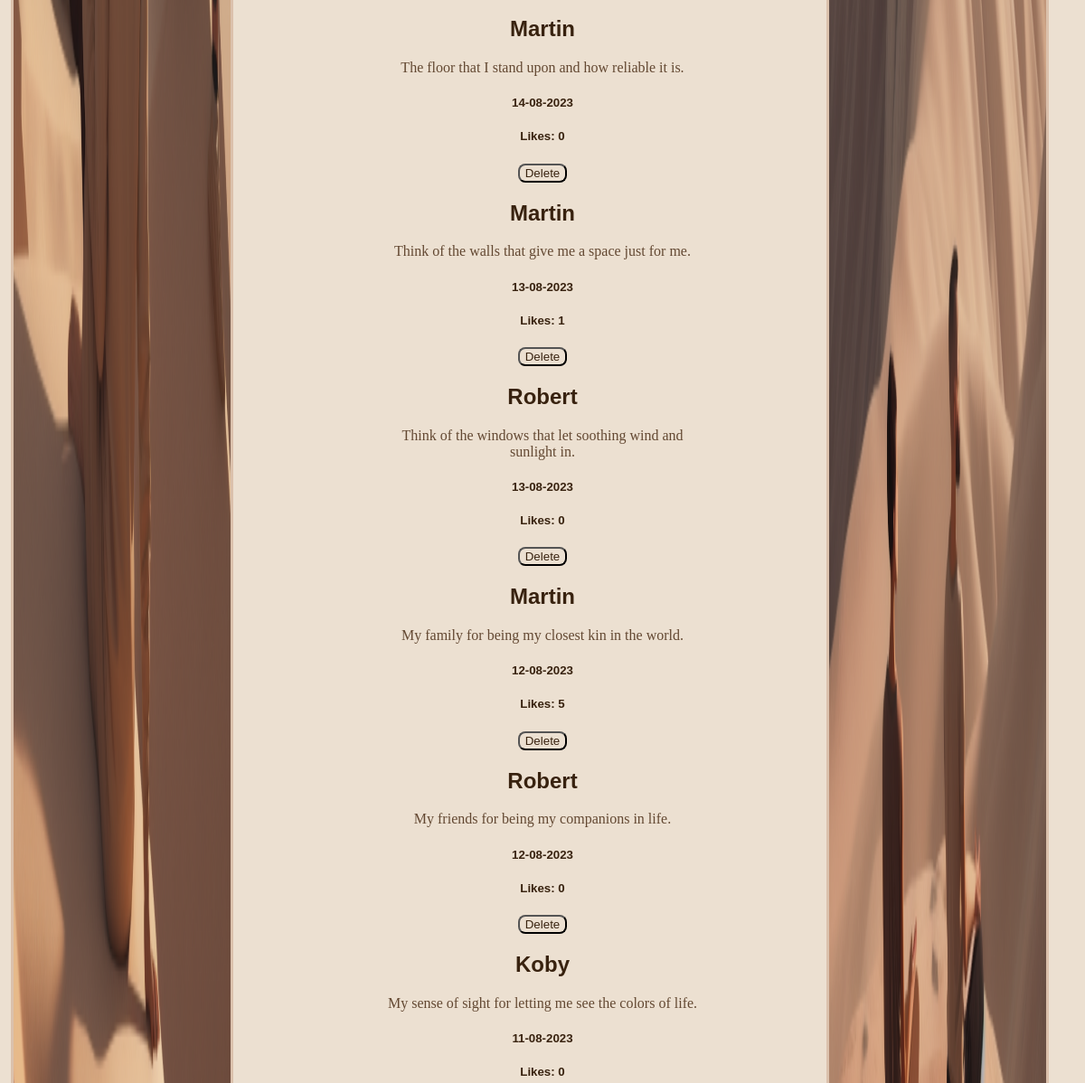
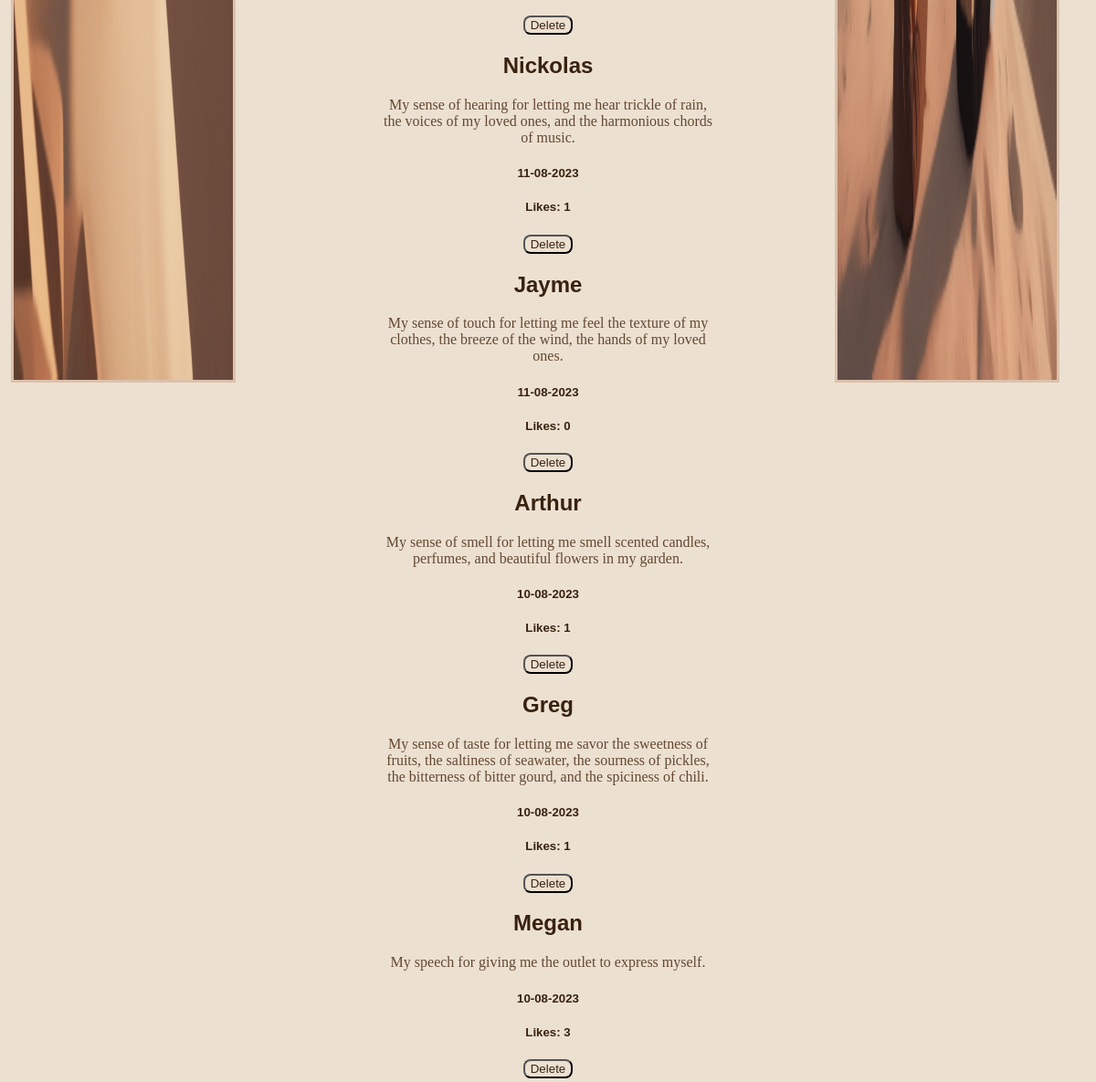
/admin (middle part), run on an earlier commit of the app's database (2 pictures, top to bottom).
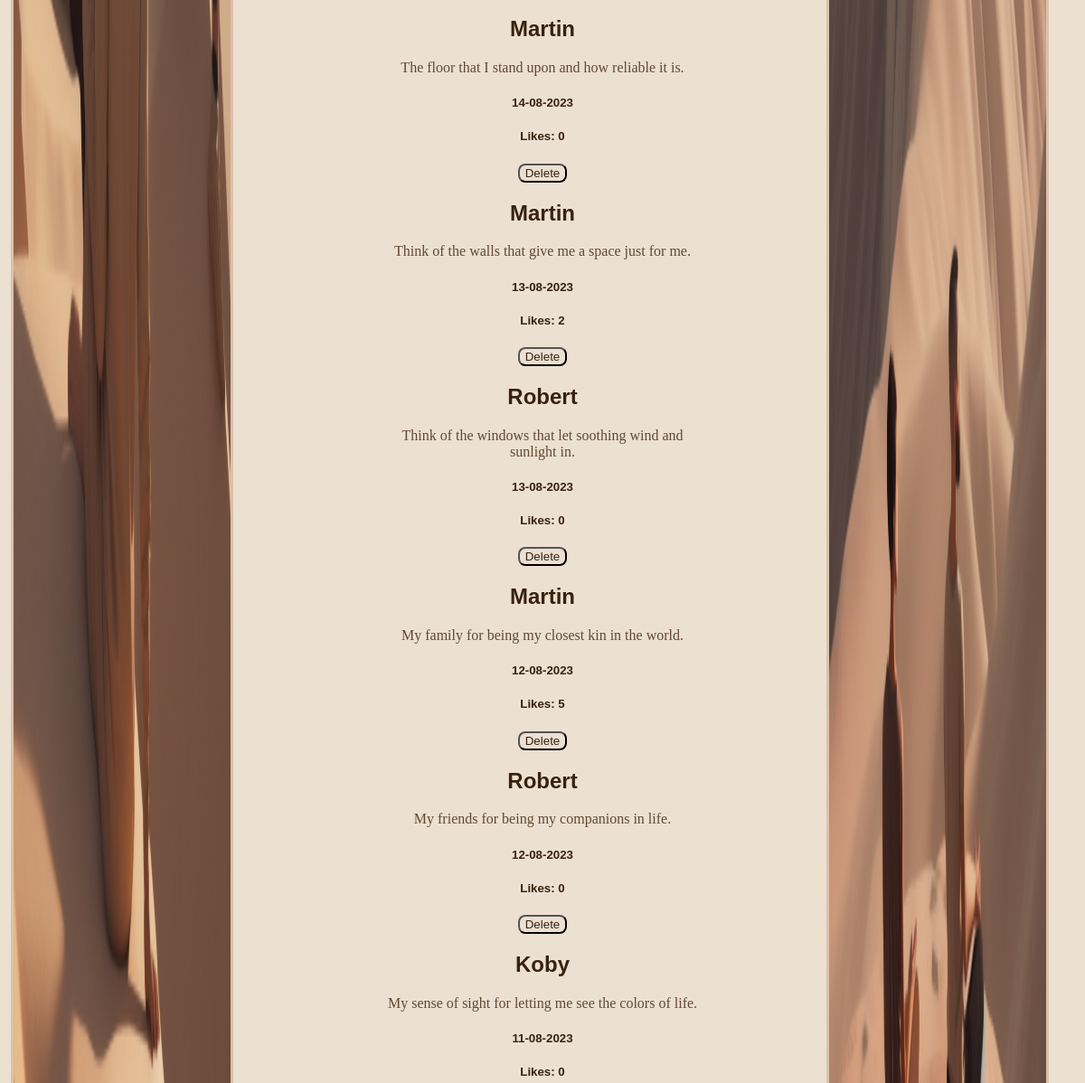
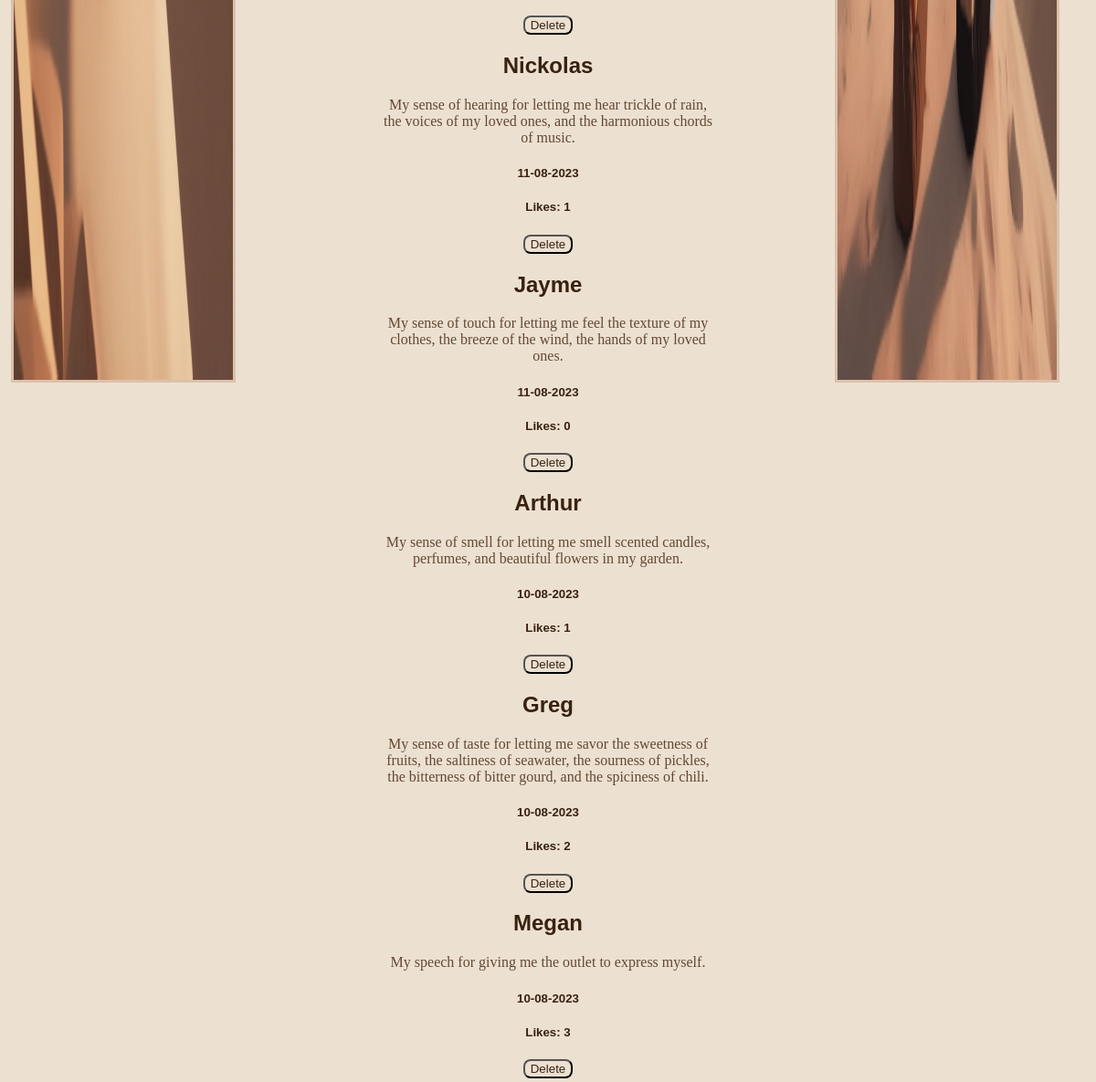
And on a later commit of the database (2 pictures, top to bottom).
### tables this page shows
CREATE TABLE Gratitude_idea (id INTEGER PRIMARY KEY, date TEXT, username TEXT, content TEXT, like_count INTEGER DEFAULT (0), is_public INTEGER);

### routes.py (the view)
@app.route('/admin', methods=['GET', 'POST'])
def admin():
    cur.execute('SELECT username, content, date, id, like_count FROM\
                 Gratitude_idea ORDER BY date DESC')
    idea_data = cur.fetchall()
    cur.execute('SELECT username FROM User')
    username = cur.fetchall()
    return render_template("admin.html", idea_data=idea_data,
                           username=username)

### routes.py (called while the page is built)
def get_random_image():
    image_folder = os.path.join(app.static_folder, 'images')
    images = os.listdir(image_folder)
    random_image = random.choice(images)
    return f"static/images/{random_image}"

@app.context_processor
def inject_random_image():
    return {'random_image': get_random_image(),
            'random_image1': get_random_image()}

### templates/admin.html (shortened to what this page needs)
{% extends 'layout.html' %}
{% block content %}
<div>
    <br><br>
    {% for idea_data in idea_data %}
    <h2>
    {{ idea_data[0] }}
    </h2>
    <p class="p_overflow">
    {{ idea_data[1] }}
    </p>
    <h5>
    {{idea_data[2]}}
    </h5>
    <h5>
    Likes: {{idea_data[4]}}
    </h5>
    <form action="/delete_their_post" method="post">
        <button class="button">Delete</button>
    </form>
    {% endfor %}
</div>
{% endblock %}

### templates/layout.html (shortened to what this page needs)
<!DOCTYPE html>
<html lang="en">
    <link rel="stylesheet" href="/static/styles.css">
<head>
</head>
<body>
    <main class="flex">
        <div class="flex-element-image-column">
            <img class="flex-image" src="{{ random_image }}" alt="Mindful">
        </div>
        <div class="flex-element-posts-column">
        {% block content %}
        {% endblock %}
        </div>
        <div class="flex-element-image-column">
            <img class="flex-image" src="{{ random_image1 }}" alt="Mindful">
        </div>
    </main>
</body>
</html>

### static/styles.css (style rules this page uses)
body { background-color: #ece0d1; margin: auto; text-align: center; min-height: 100vh; }
div { padding-top: 1.5%; padding-bottom: 1.5%; }
h2 { font-family: sans-serif; color: #38220f; }
h5 { font-family: sans-serif; color: #38220f; padding-left: 5%; padding-right: 5%; }
p { font-family: cursive; color: #634832; }
.p_overflow { overflow-wrap: break-word; margin: auto; }
.button { background-color: #ece0d1; color: #38220f; border-radius: 8px; }
.flex { display: flex; flex-direction: row; }
.flex-image { width: 20%; height: 70%; border-style: solid; border-color: #dbc1ac; position: fixed; display: flex; }
.flex-element-image-column { width: 30%; padding-left: 12px; padding-right: 12px; }
.flex-element-posts-column { width: 40%; padding-left: 10%; padding-right: 10%; }

What changed in the data, as far as the page shows it:
changed Gratitude_idea "Think of the walls that give me a space just for me.": like_count "1" → "2"
changed Gratitude_idea "Greg": like_count "1" → "2"
